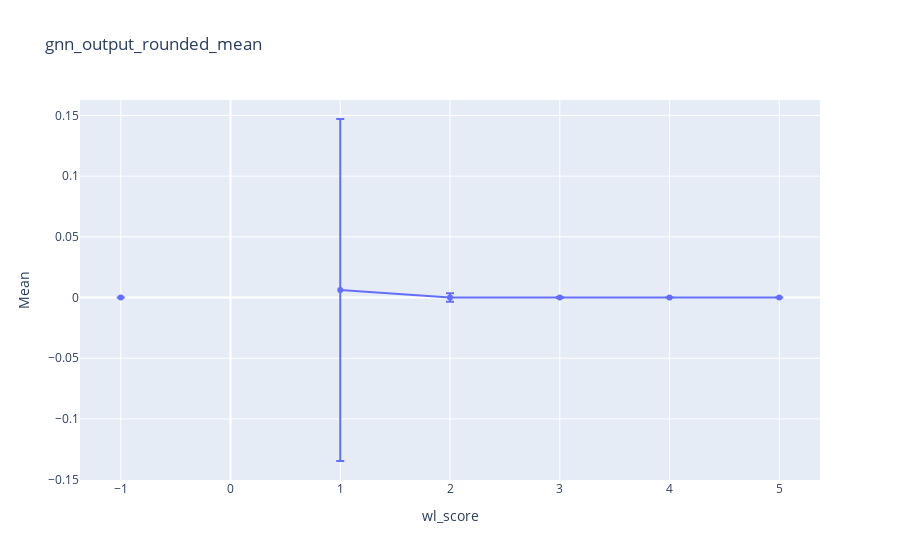

Notebook code for this chart:
### Code cell
gnn_output_rounded_mean = np.array([means[wl_score]["gnn_output_rounded"] for wl_score in range(-1, max_wl_score + 1)])
gnn_output_rounded_std = np.array([stds[wl_score]["gnn_output_rounded"] for wl_score in range(-1, max_wl_score + 1)])
x = list(range(-1, max_wl_score + 1))

fig = go.Figure(data=go.Scatter(x=x, y=gnn_output_rounded_mean, error_y=dict(type='data', array=gnn_output_rounded_std)))
fig.update_layout(title="gnn_output_rounded_mean", xaxis_title="wl_score", yaxis_title="Mean")
fig.show()

### Figure 1 — Plotly figure (JSON) as saved in the notebook; plotly's stock layout.template omitted (floating-point values rounded to 4 significant figures)
{"data": [{"error_y": {"array": [1.413e-07, null, 0.1409, 0.003443, 0.000388, 8.431e-06, 0], "type": "data"}, "type": "scatter", "x": [-1, 0, 1, 2, 3, 4, 5], "y": [-9.525e-10, null, 0.006199, 6.564e-05, -1.09e-06, -3.619e-07, -1.676e-07]}], "layout": {"title": {"text": "gnn_output_rounded_mean"}, "xaxis": {"title": {"text": "wl_score"}}, "yaxis": {"title": {"text": "Mean"}}}}
